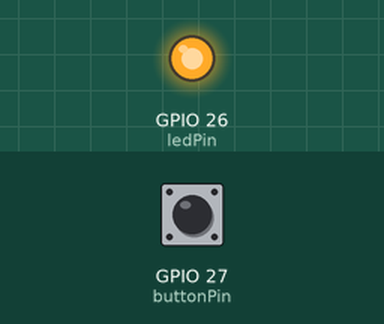
The program below on a simulated ESP32. Shown: output pins drawn as LEDs (lit = HIGH). The test bench sets the inputs (shaded band); at power-on: GPIO 27 (buttonPin) HIGH. What the program prints to the serial monitor is not drawn.

Above: at 1.2 s.
1.3 s: GPIO 27 (buttonPin) pulled LOW for 0.15 s
At 1.37 s:
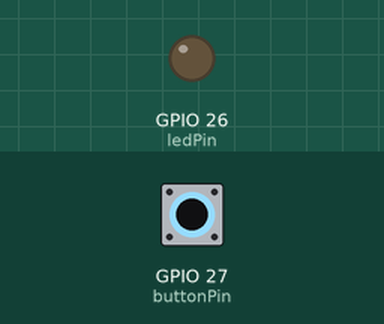
2.9 s: GPIO 27 (buttonPin) pulled LOW for 3.2 s
At 7.0 s:
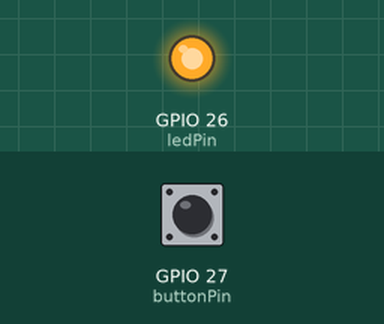
Timing chart, 0 to 8.5 s (numbered marks = the images above; inputs shaded):
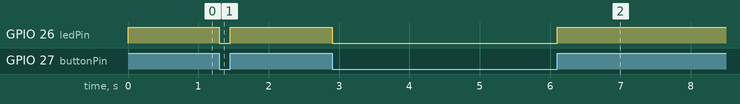

The program:

main.cpp
```cpp
#include <Arduino.h>
const int buttonPin = 27;  // the number of the pushbutton pin
const int ledPin =  26;    // the number of the LED pin

// variable for storing the pushbutton status
int buttonState = 0;

void setup() {
  Serial.begin(115200);
  // initialize the pushbutton pin as an input
  pinMode(buttonPin, INPUT_PULLUP);
  // initialize the LED pin as an output
  pinMode(ledPin, OUTPUT);
}

void loop() {
  // read the state of the pushbutton value
  buttonState = digitalRead(buttonPin);
  Serial.println(buttonState);
  digitalWrite(ledPin, buttonState);
}
```

Measured:
- after the input at 1.3 s, GPIO 26 (ledPin): HIGH → LOW at once, → HIGH 0.15 s later
- after the input at 2.9 s, GPIO 26 (ledPin): HIGH → LOW at once, → HIGH 3.2 s later
